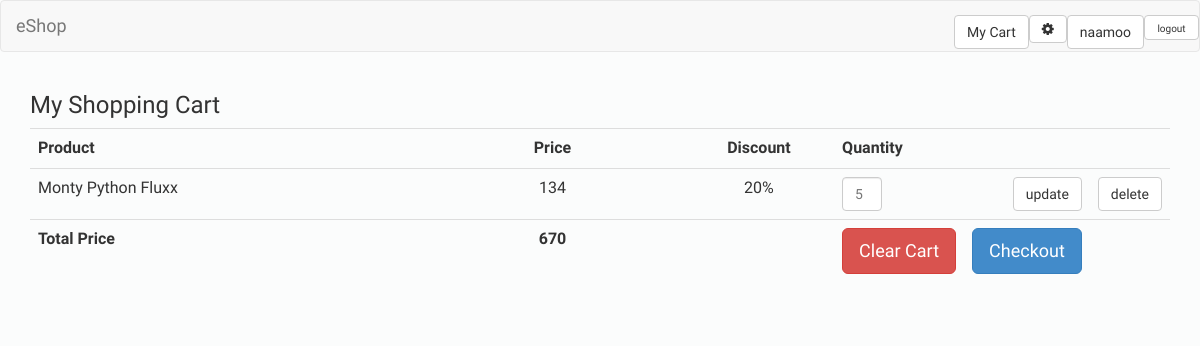
/Views/cart.php (signed in), run on the app's committed database.
### tables this page shows
CREATE TABLE IF NOT EXISTS `carts_products` (
  `cart_id` int(11) NOT NULL,
  `product_id` int(11) NOT NULL,
  `quantity` int(11) NOT NULL,
  `item_price` int(11) NOT NULL,
  KEY `cart_id` (`cart_id`),
  KEY `product_id` (`product_id`)
);

CREATE TABLE IF NOT EXISTS `products` (
  `id` int(11) NOT NULL AUTO_INCREMENT,
  `title` varchar(50) NOT NULL,
  `description` text NOT NULL,
  `price` int(11) NOT NULL,
  `discount` int(11) NOT NULL DEFAULT '0',
  `stock` int(11) NOT NULL,
  `average_rating` int(11) NOT NULL,
  `image_link` varchar(50) NOT NULL,
  `category` varchar(50) NOT NULL,
  `added_time` timestamp NOT NULL DEFAULT CURRENT_TIMESTAMP,
  PRIMARY KEY (`id`)
);

CREATE TABLE IF NOT EXISTS `carts` (
  `id` int(11) NOT NULL AUTO_INCREMENT,
  `user_id` int(11) NOT NULL,
  `total_price` int(11) NOT NULL DEFAULT '0',
  `completed` tinyint(4) NOT NULL DEFAULT '0',
  `transaction_time` timestamp NULL DEFAULT NULL,
  PRIMARY KEY (`id`),
  KEY `user_id` (`user_id`)
);

### Models/base.php (called while the page is built, shortened)
<?php
abstract class base {
	private $host = "localhost";
	private $user = "root";
	private $dbname= "eShop";
	private $password = "";
	protected function __construct(){
		try {
			$this->pdo = new PDO("mysql:dbname=$this->dbname;host=$this->host", $this->user, $this->password);
		} catch (PDOException $e) {
			echo "PDO Error::" . $e->getMessage();
		}
	}
	public static function get_instance(){
		$called_child = get_called_class();
		if (!isset($instances[$called_child])){
			$instances[$called_child] = new $called_child();
		}
		return $instances[$called_child];
	}
}
?>

### Controllers/cart_controller.php (called while the page is built, shortened)
<?php
$root = $_SERVER['DOCUMENT_ROOT'];
include_once("$root/eshop/Models/carts.php");
$carts = carts::get_instance();
 if(isset($_SESSION['user_id']))
	$user_id = $_SESSION['user_id'];
function get_open_cart_action(){
	global $user_id;
	global $carts;
	if(isset($user_id))
	{
		$cart = $carts->get_last_cart($user_id);
		if($cart)
		{
			$cart_id = $cart->id;
			$products = $carts->get_products($cart_id);
			$result = array('cart' => $cart,'products'=>$products);
			return $result;
		}
		else
			return 0;
	}
	return 0;
}
?>

### Models/carts.php (called while the page is built, shortened)
<?php
include_once("base.php");
class carts extends base {
	function get_last_cart($user_id)
	{
		$query = "SELECT * FROM carts where user_id = $user_id AND completed = 0 LIMIT 1";
		$exec = $this->pdo->prepare($query);
		$exec->execute();
		$cart = $exec->fetch(PDO::FETCH_OBJ);
		return $cart;
	}
	function get_products($cart_id){
		$products = array();
		$query = "SELECT * FROM carts_products cp INNER JOIN products p ON cp.product_id=p.id
		where cart_id = $cart_id";
		$exec = $this->pdo->prepare($query);
		$exec->execute();
		while($product = $exec->fetch(PDO::FETCH_OBJ)){
			$products[] = $product;
		}
		return $products;
	}
}
?>

### Views/__cart_info.php (the view, shortened to what this page needs)
<table class="table table-hover">
<tr>
    <td class="col-md-6"><b>Product</b></td>
    <td class="col-md-3 center_element"><b>Price</b></td>
    <td class="col-md-3 center_element"><b>Discount</b></td>
    <td class="col-md-1"><b>Quantity</b></td>
    <td class="col-md-1 center_element"></td>
    <td class="col-md-1 center_element"></td>
</tr>
<?php
foreach ($products as $product) {
?>
<tr>
    <td class="col-md-6"><?php echo $product->title; ?></td>
    <td class="col-md-4 center_element"><?php echo $product->price; ?></td>
    <td class="col-md-4 center_element"><?php echo $product->discount . "%"?></td>
    <form name="quantity" method="post" action ="/eshop/Controllers/cart_controller.php">
        <td class="col-md-1 center_element">
            <input name="quantity" type="text" class="form-control quantity_width"
                placeholder="<?php echo $product->quantity; ?>"></input>
        </td>
    <td class="col-md-1 center_element"><input class="login btn btn-default pull-right"
        type="submit" name="edit_quantity" value="update"></input></td></form>
    <form name="quantity" method="post" action ="/eshop/Controllers/cart_controller.php">
    <td class="col-md-1 center_element"><input class="login btn btn-default pull-right"
        type="submit" name="delete_item" value="delete"></input></td></form>
</tr>
<?php
}
?>
<tr>
    <td class="col-md-6"><b>Total Price</b></td>
    <td class="col-md-4 center_element bold"><b><?php echo $cart->total_price; ?></b></td>
    <td></td>
    <td class="col-md-1 "><?php if($trans == 0){ ?><form name="clear" method="post"
        action ="/eshop/Controllers/cart_controller.php">
            <input class="btn btn-danger btn-lg" type="submit" name="clear_products" value="Clear Cart"></input>
        </form><?php } ?></td>
    <td class="col-md-1 "><?php if($trans == 0){ ?><button class="btn btn-primary btn-lg"
        data-toggle="modal" data-target="#myModal">
        Checkout
        </button<?php } ?></td>
    <td class="col-md-1 center_element"></td>
</tr>
</table>

### Assets/css/style.css (style rules this page uses)
html body { font-family: 'Source Sans Pro', sans-serif; font-weight: 400; background: #fbfcfc; }
.center_element { text-align: center; }
.quantity_width { width:40px; }
.bold { font-weight: 400; }

### data on the page
carts_products: product.title "Monty Python Fluxx", product.price "134", product.discount "20", quantity "5"
carts: total_price "670"

### other printed values
$user_name "naamoo"
